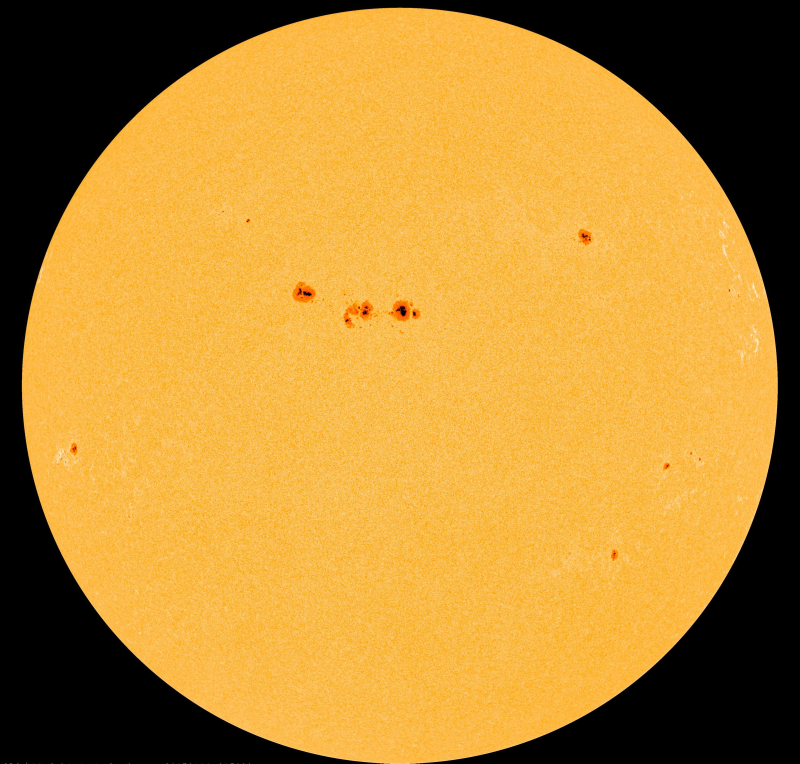
#> input picture videos/carousels/light_past/assets/sun.jpg, 2400 x 2291 px, found by its file name (shown at 1/3 size)
$ python sprites.py
#> lines starting #> are read from the running program, lines starting #| are printed output that depends on the picture
# Planet sprites for «Термометр Сонячної системи»: each planet as a lit globe (NASA / Solar System Scope textures from
# planetarium/textures), limb darkening, a rim of air or a hot / frosty glow, Saturn with its rings.
#   python3 scenes/planet_temps/sprites.py  -> work/planet_temps/<name>.png (RGBA, 2x supersampled then reduced)
import math, os
import numpy as np
from PIL import Image
HERE = os.path.dirname(os.path.abspath(__file__)); TOOLS = os.path.dirname(os.path.dirname(HERE))
TEX = os.path.abspath(os.path.join(TOOLS, '..', '..', 'planetarium', 'textures'))
OUT = os.path.join(TOOLS, 'work', 'planet_temps'); os.makedirs(OUT, exist_ok=True)
L = np.array([-0.55, 0.42, 0.72]); L = L / np.linalg.norm(L)

def tex(name):
#> called with name = 'sun.jpg'
    return np.asarray(Image.open(os.path.join(TEX, name)).convert('RGB'), np.float32) / 255.0

def sample(T, lat, lon):
    h, w = T.shape[:2]
#> h = 2291; w = 2400
    x = ((lon / (2 * np.pi) + 0.5) % 1.0) * w - 0.5; y = np.clip((0.5 - lat / np.pi) * h - 0.5, 0, h - 1.001)
    x0 = np.floor(x).astype(int) % w; y0 = np.floor(y).astype(int); fx = (x - np.floor(x))[..., None]; fy = (y - y0)[..., None]
#> after `y0 = np.floor(y).astype(int)`: y0: shape (1102, 1102) int64; 762 distinct labels, from 0 to 2289
#> after `fy = (y - y0)[..., None]`:
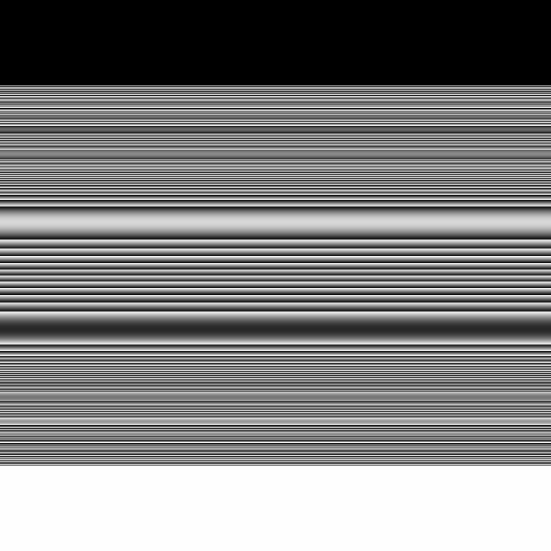
#> fy: shape (1102, 1102, 1) float64 (shown at 1/2 size); min 0, max 0.999, mean 0.5
    x1 = (x0 + 1) % w; y1 = np.minimum(y0 + 1, h - 1)
#> after `y1 = np.minimum(y0 + 1, h - 1)`:
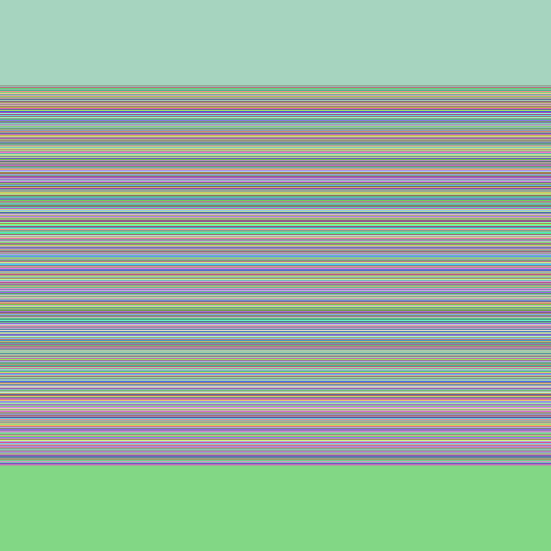
#> y1: shape (1102, 1102) int64 (shown at 1/2 size); 762 distinct labels, from 1 to 2290; one colour per label, 0 black
    return (T[y0, x0] * (1 - fx) + T[y0, x1] * fx) * (1 - fy) + (T[y1, x0] * (1 - fx) + T[y1, x1] * fx) * fy
#> returned value: shape (1102, 1102, 3) float64

def globe(name, R, lon0=0.0, tilt=0.0, rim=(0.5, 0.7, 1.0), rim_k=0.6, glow=None, glow_k=0.0, clouds=None,
          ring=None, pad=1.25, soft=0.0, sat=1.1, gain=1.0, night=None):
    """R: radius px (final). Returns RGBA image."""
    s = 2; Rs = R * s
    hw = int(Rs * (ring[1] * 1.02 if ring else pad)); hh = int(Rs * pad)
    yy, xx = np.mgrid[-hh:hh, -hw:hw].astype(np.float32) + 0.5
    x = xx / Rs; y = -yy / Rs
    r2 = x * x + y * y
    inside = r2 < 1.0
    z = np.sqrt(np.clip(1 - r2, 0, 1))
    # the body frame: tilt the axis towards the viewer's right, turn by lon0
    ct, st = math.cos(tilt), math.sin(tilt)
    bx = x * ct + y * st; by = -x * st + y * ct; bz = z
    lat = np.arcsin(np.clip(by, -1, 1)); lon = np.arctan2(bx, bz) + lon0
    T = tex(name)
    col = sample(T, lat, lon) ** 2.2
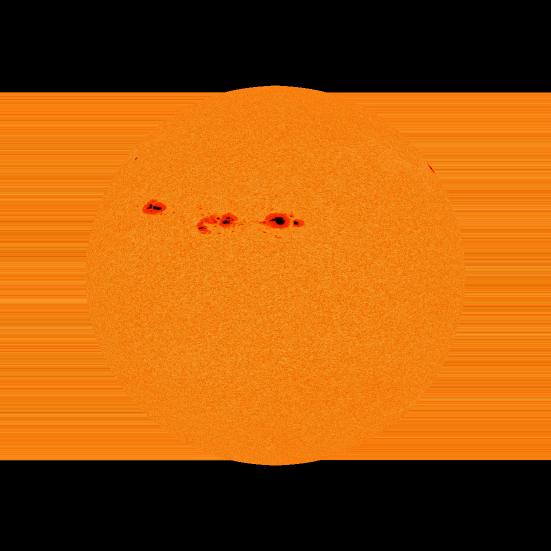
#> col: shape (1102, 1102, 3) float64 (shown at 1/2 size); mean R, G, B 0.639, 0.339, 0.0458
    if clouds is not None:
        C = np.asarray(Image.open(os.path.join(TEX, clouds)).convert('L'), np.float32)[..., None].repeat(3, 2) / 255.0
        c = sample(C, lat, lon)[..., :1]
        col = col * (1 - c * 0.85) + 0.85 * c
    ndl = x * L[0] + y * L[1] + z * L[2]
    lit = np.clip((ndl + soft) / (1 + soft), 0, 1) ** 0.85
    limb = 0.55 + 0.45 * z ** 0.6
    shade = (lit * 1.05 + 0.05) * limb * gain
    img = col * shade[..., None]
    if night is not None:
        # the night side glows in its own colour (Mercury's frozen dark side)
        nk = np.clip(-ndl * 1.4, 0, 1)[..., None] * night[1]
        img = img + np.array(night[0]) * nk * z[..., None]
    # air: a thin bright rim on the lit side
    rimk = np.clip(1 - z, 0, 1) ** 2.2 * np.clip(ndl + 0.35, 0, 1)
    img = img + np.array(rim) * rimk[..., None] * rim_k
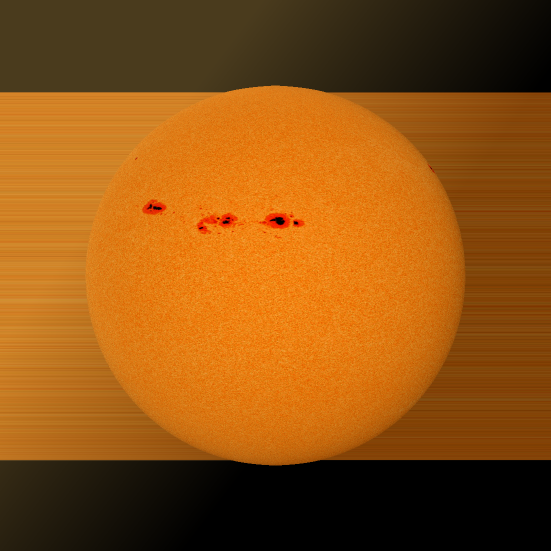
#> img: shape (1102, 1102, 3) float64 (shown at 1/2 size); mean R, G, B 0.766, 0.44, 0.0958; drawn with min black and max white
    l = img.mean(2, keepdims=True); img = np.clip(l + (img - l) * sat, 0, None)
#> after `l = img.mean(2, keepdims=True)`:
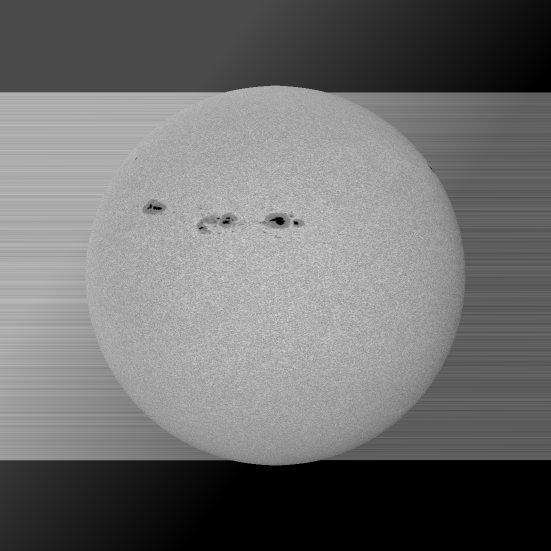
#> l: shape (1102, 1102, 1) float64 (shown at 1/2 size); min 0, max 0.896, mean 0.434
    rgb = np.zeros((2 * hh, 2 * hw, 3), np.float32); a = np.zeros((2 * hh, 2 * hw), np.float32)
    rgb[inside] = img[inside]; a[inside] = 1.0
    # antialiased edge
    edge = np.clip((1.0 - np.sqrt(r2)) * Rs + 0.5, 0, 1); a = np.maximum(a * edge, 0) ;
    # glow outside the disc (heat / frost / air)
    d = np.sqrt(r2)
    if glow is not None:
        g = np.exp(-np.clip(d - 1.0, 0, None) / 0.10) * (d > 0.98) * glow_k
        g += np.exp(-np.clip(d - 1.0, 0, None) / 0.035) * (d > 0.98) * glow_k * 0.8
        out_a = np.clip(g, 0, 1)
        rgb = rgb * a[..., None] + np.array(glow) * g[..., None] * (1 - a[..., None])
        a = np.clip(a + out_a * (1 - a), 0, 1)
        rgb = np.where(a[..., None] > 1e-4, rgb / np.maximum(a[..., None], 1e-4), 0)
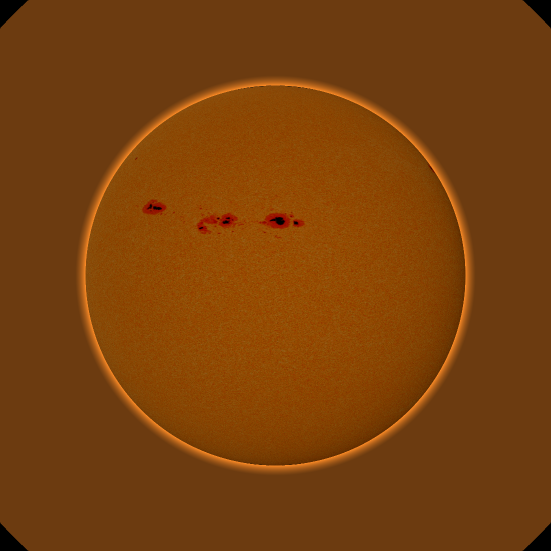
#> rgb: shape (1102, 1102, 3) float64 (shown at 1/2 size); mean R, G, B 1.12, 0.596, 0.108; drawn with min black and max white
    if ring is not None:
        rin, rout, tilt_r, rtex = ring
        RT = np.asarray(Image.open(os.path.join(TEX, rtex)).convert('RGBA'), np.float32)[0] / 255.0   # (W, 4) by radius
        # ring plane: seen at tilt_r (rad) from edge-on; ellipse y' = y / sin(tilt_r) in the tilted frame
        rx_ = x * ct + y * st; ry_ = (-x * st + y * ct) / math.sin(tilt_r)
        rr = np.sqrt(rx_ ** 2 + ry_ ** 2)
        u = np.clip((rr - rin) / (rout - rin), 0, 0.999)
        ok = (rr > rin) & (rr < rout)
        ti = (u * (RT.shape[0] - 1)).astype(int)
        rc = RT[ti, :3] ** 2.2 * 1.1; ra = RT[ti, 3] * ok
        # in front of the planet where the ring's near half is (ry_ < 0 is the near side, below the centre)
        front = ry_ < 0
        # the planet's shadow on the far side of the rings (roughly behind the planet from the light)
        sh = (np.abs(rx_ + 0.25) < 0.95) & ~front & (rr < 1.6)
        rc = rc * np.where(sh, 0.35, 1.0)[..., None] * (0.9 + 0.2 * (rx_ < 0))[..., None]
        behind = ~front & (a > 0.99)
        ra_eff = np.where(behind, 0.0, ra)
        rgb = rgb * (1 - ra_eff[..., None]) + rc * ra_eff[..., None]
        a = np.clip(a + ra_eff * (1 - a), 0, 1)
    out = np.dstack([np.clip(rgb, 0, 1) ** (1 / 2.2), a])
    im = Image.fromarray((out * 255 + 0.5).astype(np.uint8), 'RGBA')
    return im.resize((im.width // s, im.height // s), Image.LANCZOS)
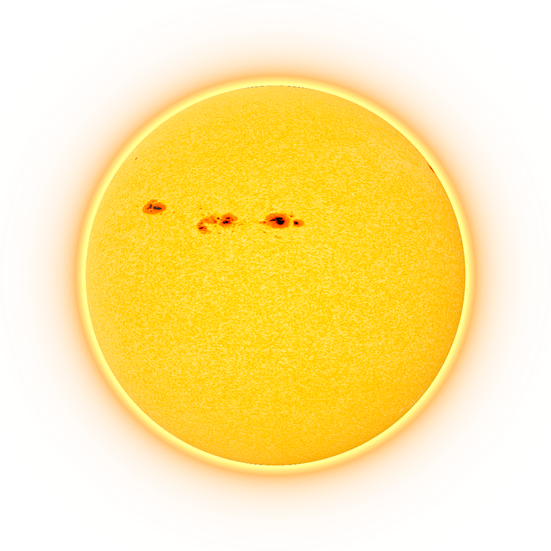
#> returned value: PIL image 551x551 RGBA; mean R, G, B, A 233.2, 189.8, 67.4, 123.9; transparent parts drawn white

P = {
    'sun':     dict(name='sun.jpg', R=190, rim=(1.0, 0.8, 0.4), rim_k=0.4, glow=(1.0, 0.55, 0.15), glow_k=1.3, soft=40.0, sat=1.15, gain=1.25, pad=1.45),
    'venus':   dict(name='venus_atmosphere.jpg', R=170, rim=(1.0, 0.8, 0.5), rim_k=0.7, glow=(1.0, 0.45, 0.12), glow_k=0.9, soft=0.25, sat=1.15),
    'mercury': dict(name='mercury.jpg', R=120, lon0=1.0, rim=(0.6, 0.6, 0.6), rim_k=0.2, glow=(1.0, 0.55, 0.2), glow_k=0.45, night=((0.10, 0.22, 0.55), 0.55)),
    'earth':   dict(name='earth_day.jpg', R=150, lon0=-1.2, tilt=0.35, clouds='earth_clouds.png', rim=(0.35, 0.6, 1.0), rim_k=1.1, glow=(0.3, 0.55, 1.0), glow_k=0.55, sat=1.15),
    'mars':    dict(name='mars.jpg', R=115, lon0=0.6, rim=(1.0, 0.6, 0.45), rim_k=0.5, glow=(0.9, 0.45, 0.3), glow_k=0.25, sat=1.12),
    'jupiter': dict(name='jupiter.jpg', R=210, lon0=0.3, tilt=0.05, rim=(1.0, 0.9, 0.75), rim_k=0.3, soft=0.15, sat=1.12),
    'saturn':  dict(name='saturn.jpg', R=165, tilt=0.45, rim=(1.0, 0.92, 0.75), rim_k=0.3, soft=0.15, ring=(1.24, 2.27, math.radians(24), 'saturn_ring.png')),
    'uranus':  dict(name='uranus.jpg', R=135, tilt=1.2, rim=(0.6, 0.95, 1.0), rim_k=0.8, glow=(0.5, 0.85, 1.0), glow_k=0.5, soft=0.15, sat=1.2),
    'neptune': dict(name='neptune.jpg', R=135, lon0=0.8, rim=(0.4, 0.6, 1.0), rim_k=0.9, glow=(0.35, 0.55, 1.0), glow_k=0.55, soft=0.15, sat=1.2),
    'pluto':   dict(name='pluto.jpg', R=95, lon0=math.pi, rim=(0.8, 0.85, 1.0), rim_k=0.3, glow=(0.6, 0.8, 1.0), glow_k=0.4),
}
if __name__ == '__main__':
    import sys
    for k in (sys.argv[1:] or P):
#> (the run stopped early here; a loop or call above may not have finished)
